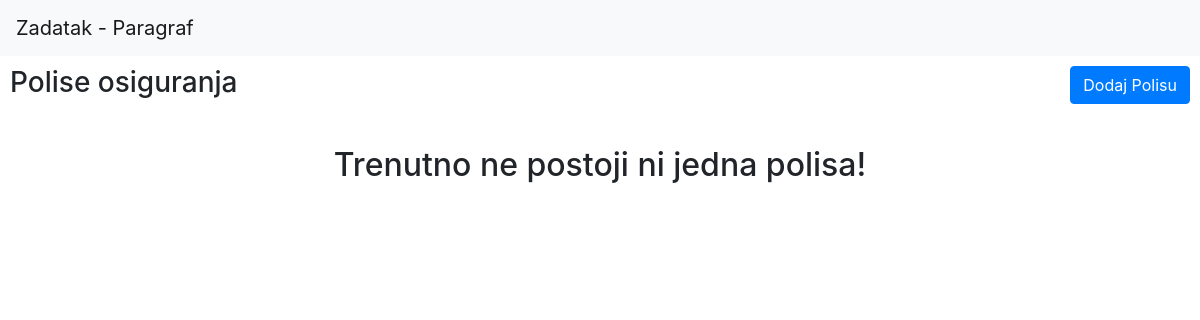
Before: / with the older database file.
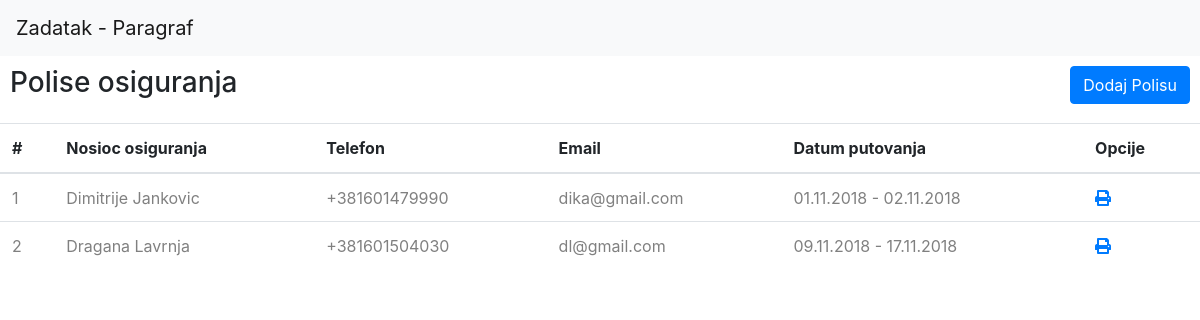
After: the same page with the newer database file.
### tables this page shows
CREATE TABLE `policie` (
  `policie_id` int(11) NOT NULL,
  `carrier_of_policy` varchar(128) NOT NULL,
  `car_mobile` varchar(64) NOT NULL,
  `car_email` varchar(128) NOT NULL,
  `starts` date NOT NULL,
  `ends` date NOT NULL,
  `created` datetime NOT NULL DEFAULT CURRENT_TIMESTAMP
);

### index.php (called while the page is built, shortened)
<?php
    $Request = $_SERVER['REQUEST_URI'];
    $Request = substr($Request, strlen(Configuration::PATH));
    $Routes = require_once 'Reoutes.php';
    $FoundRoute = null;
    $Arguments = [];
    foreach ($Routes as $Route){
        if(preg_match($Route['Pattern'], $Request, $Arguments)){
            $FoundRoute = $Route;
            break;
        }
    }
    unset($Arguments[0]);
    $Arguments = array_values($Arguments);
    $worker = new $imeKlse;
    if(method_exists($worker, $FoundRoute['Method'])){
        $methodName = $FoundRoute['Method'];
		call_user_func_array([$worker, $methodName], $Arguments);
    }else{
        die('This controlle does not have the requsted method.');
    }
    $DATA = $worker->getData();
    require 'app/views/'.$FoundRoute['Controller'].'/'.$FoundRoute['Method'].'.php';

### Reoutes.php (called while the page is built)
<?php
return[
    [
        'Pattern'    => '|^form/?$|',
        'Controller' => 'Main',
        'Method' => 'addPolice'
    ],
    [
        'Pattern'    => '|^form/printPolice/([0-9]+)/?$|',
        'Controller' => 'Main',
        'Method' => 'printPolice'
    ],
    [
        'Pattern'    => '|^form/police/users/([0-9]+)/?$|',
        'Controller' => 'Main',
        'Method' => 'addUsersToPolice'
    ],
    [
        'Pattern' => '|^.*$|',
        'Controller' => 'Main',
        'Method' => 'index'
    ]
];

### sys/Controler.php (called while the page is built, shortened)
<?php
    abstract class Controler {
        private $podaci = [];
        protected function set($name, $value){
            if(preg_match('/^[a-z]+[a-z_]*$/', $name)){
                $this->podaci[$name] = $value;
            }
        }
        final public function getData(){
            return $this->podaci;
        }
}

### sys/DataBase.php (called while the page is built)
<?php
    final class DataBase {
        private static $db = null;
        public static function getInstance(){
            if(self::$db === null){
                self::$db = new PDO('mysql:host='.Configuration::DB_HOST.';dbname='.Configuration::DB_BASE.';charset=utf8', Configuration::DB_USER, Configuration::DB_PASS);
                self::$db->setAttribute(PDO::ATTR_EMULATE_PREPARES, false);
            }
            return self::$db;
        }
    }

### app/models/PolicyModel.php (called while the page is built, shortened)
<?php
class PolicyModel implements ModelInterface {
    public static function getAll() {
        $SQL = 'SELECT * FROM policie ORDER BY policie_id;';
        $prep = DataBase::getInstance()->prepare($SQL);
        $prep->execute();
        return $prep->fetchAll(PDO::FETCH_OBJ);
    }
}

### app/controllers/MainController.php (called while the page is built, shortened)
<?php
class MainController extends Controler {
    function index() {
        $policies = PolicyModel::getAll();
        if(!empty($policies)){
            foreach($policies as $policie){
                $policie->starts = date("d.m.Y", strtotime($policie->starts));
                $policie->ends = date("d.m.Y", strtotime($policie->ends));
            }
        }else{
            $this->set('message', 'Trenutno ne postoji ni jedna polisa!');
        }
    }
}

### app/views/Main/index.php (the view, shortened to what this page needs)
<?php require_once 'app/views/_global/header.php'; ?>
<?php require_once 'app/views/_global/navbar.php'; ?>
<div class="container-fluid">
    <div class="row">
        <h3 class="h3">Polise osiguranja</h3>
        <div class="btnn">
          <button type="button" class="btn btn-primary" data-toggle="modal" data-target="#addP">Dodaj Polisu</button>
        </div>
        <?php if (isset($DATA['policies'])): ?>
          <div class="mid">
            <table class="main table table-hover">
                <thead>
                  <tr>
                    <th scope="col">#</th>
                    <th scope="col">Nosioc osiguranja</th>
                    <th scope="col">Telefon</th>
                    <th scope="col">Email</th>
                    <th scope="col">Datum putovanja</th>
                    <th scope="col">Opcije</th>
                  </tr>
                </thead>
                <tbody>
                  <?php foreach($DATA['policies'] as $policie): ?>
                    <tr class="info" onclick="toggle('<?php echo $policie->policie_id; ?>');">
                      <th scope="row"><?php echo $policie->policie_id; ?></th>
                      <th scope="row"><?php echo $policie->carrier_of_policy; ?></th>
                      <th scope="row"><?php echo $policie->car_mobile; ?></th>
                      <th scope="row"><?php echo $policie->car_email; ?></th>
                      <th scope="row"><?php echo $policie->starts; ?> - <?php echo $policie->ends; ?></th>
                      <th scope="row">
                        <a href="<?php echo Configuration::BASE; ?>form/printPolice/<?php echo $policie->policie_id; ?>">
                          <i class="fas fa-print"></i>
                        </a>
                      </th>
                    </tr>
                  <?php endforeach; ?>
                </tbody>
              </table>
            </div>
        <?php endif; ?>
    </div>
</div>
<?php if (isset($DATA['message'])): ?>
    <h2 class="text-center" id="message"><br><?php echo htmlspecialchars($DATA['message']); ?></h2>
<?php endif; ?>
<?php require_once 'app/views/_global/footer.php'; ?>

### app/views/_global/header.php (shortened to what this page needs)
<!DOCTYPE html>
<html>
    <head>
        <link rel="stylesheet" href="https://stackpath.bootstrapcdn.com/bootstrap/4.1.3/css/bootstrap.min.css">
        <link href="https://code.jquery.com/ui/1.11.3/themes/smoothness/jquery-ui.css" rel="stylesheet">
        <link rel="stylesheet" href="https://use.fontawesome.com/releases/v5.5.0/css/all.css">
        <link href="<?php echo Configuration::BASE; ?>assets/css/<?php echo $FoundRoute['Controller']; ?>.css" rel="stylesheet">
    </head>
    <body>

### app/views/_global/navBar.php (shortened to what this page needs)
<nav class="navbar navbar-expand-lg navbar-light bg-light">
  <a class="navbar-brand" href="<?php echo Configuration::BASE; ?>">Zadatak - Paragraf </a>
</nav>

### app/views/_global/footer.php (shortened to what this page needs)
</body>
</html>

### assets/css/Main.css (style rules this page uses)
.h3 { padding: 10px 0 0 10px; }
.mid { padding-top: 15px; margin: 0 auto; width: 100%; }
.btnn { margin-top: 10px; position: absolute; right: 10px; }
.info th { color: gray; font-weight: 400; }
table tbody th { cursor: pointer; }

Changed rows visible on the page:
added policie: policie_id "1", carrier_of_policy "Dimitrije Jankovic", car_mobile "+381601479990", car_email "dika@gmail.com", starts "01.11.2018", ends "02.11.2018"
added policie: policie_id "2", carrier_of_policy "Dragana Lavrnja", car_mobile "+381601504030", car_email "dl@gmail.com", starts "09.11.2018", ends "17.11.2018"
Other visible differences:
$DATA['message']: "Trenutno ne postoji ni jedna polisa!" → (not shown)
text now shown: "# Nosioc osiguranja Telefon Email Datum putovanja Opcije"
